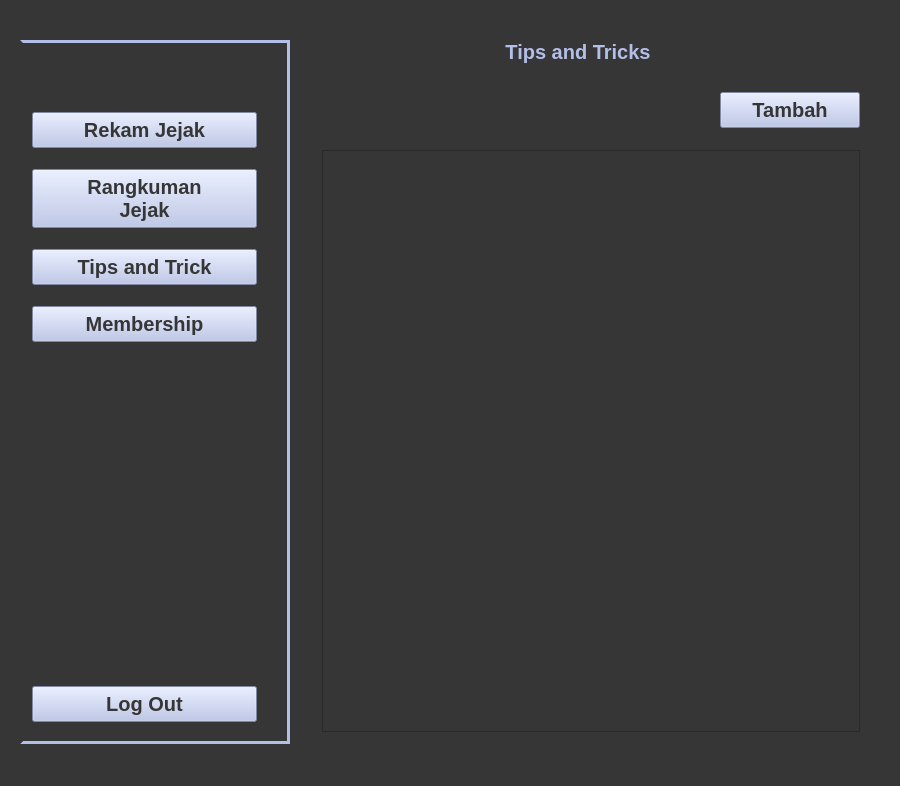
<?xml version="1.0" encoding="UTF-8"?>
<ui version="4.0">
 <class>MainWindow</class>
 <widget class="QMainWindow" name="MainWindow">
  <property name="geometry">
   <rect>
    <x>0</x>
    <y>0</y>
    <width>900</width>
    <height>786</height>
   </rect>
  </property>
  <property name="windowTitle">
   <string>MainWindow</string>
  </property>
  <property name="styleSheet">
   <string notr="true">background-color: rgb(54, 54, 54);</string>
  </property>
  <widget class="QWidget" name="centralwidget">
   <layout class="QGridLayout" name="gridLayout">
    <property name="leftMargin">
     <number>20</number>
    </property>
    <property name="topMargin">
     <number>20</number>
    </property>
    <property name="rightMargin">
     <number>20</number>
    </property>
    <property name="bottomMargin">
     <number>20</number>
    </property>
    <item row="0" column="0">
     <spacer name="horizontalSpacer">
      <property name="orientation">
       <enum>Qt::Horizontal</enum>
      </property>
      <property name="sizeType">
       <enum>QSizePolicy::Minimum</enum>
      </property>
      <property name="sizeHint" stdset="0">
       <size>
        <width>40</width>
        <height>20</height>
       </size>
      </property>
     </spacer>
    </item>
    <item row="4" column="2">
     <widget class="QLabel" name="entry_prev">
      <property name="cursor">
       <cursorShape>PointingHandCursor</cursorShape>
      </property>
      <property name="text">
       <string>&lt;html&gt;&lt;head/&gt;&lt;body&gt;&lt;p align=&quot;center&quot;&gt;&lt;img src=&quot;:/icon/img/backicon.png&quot;/&gt;&lt;/p&gt;&lt;/body&gt;&lt;/html&gt;</string>
      </property>
     </widget>
    </item>
    <item row="4" column="6">
     <widget class="QPushButton" name="btn_tambah">
      <property name="sizePolicy">
       <sizepolicy hsizetype="Minimum" vsizetype="Preferred">
        <horstretch>0</horstretch>
        <verstretch>0</verstretch>
       </sizepolicy>
      </property>
      <property name="minimumSize">
       <size>
        <width>140</width>
        <height>0</height>
       </size>
      </property>
      <property name="cursor">
       <cursorShape>PointingHandCursor</cursorShape>
      </property>
      <property name="styleSheet">
       <string notr="true">font-size: 15pt; background-color: rgb(179, 191, 232); font-weight: Bold;
color: rgb(54, 54, 54);
 padding: 5px;</string>
      </property>
      <property name="text">
       <string>Tambah</string>
      </property>
     </widget>
    </item>
    <item row="3" column="6">
     <spacer name="verticalSpacer_9">
      <property name="orientation">
       <enum>Qt::Vertical</enum>
      </property>
      <property name="sizeType">
       <enum>QSizePolicy::Fixed</enum>
      </property>
      <property name="sizeHint" stdset="0">
       <size>
        <width>20</width>
        <height>10</height>
       </size>
      </property>
     </spacer>
    </item>
    <item row="1" column="1" colspan="6">
     <widget class="QLabel" name="lbl_header">
      <property name="styleSheet">
       <string notr="true">font-size: 15pt; color: rgb(179, 191, 232); font-weight: Bold;</string>
      </property>
      <property name="text">
       <string>&lt;html&gt;&lt;head/&gt;&lt;body&gt;&lt;p align=&quot;center&quot;&gt;Tips and Tricks&lt;/p&gt;&lt;/body&gt;&lt;/html&gt;</string>
      </property>
     </widget>
    </item>
    <item row="0" column="6">
     <spacer name="horizontalSpacer_3">
      <property name="orientation">
       <enum>Qt::Horizontal</enum>
      </property>
      <property name="sizeType">
       <enum>QSizePolicy::Minimum</enum>
      </property>
      <property name="sizeHint" stdset="0">
       <size>
        <width>60</width>
        <height>20</height>
       </size>
      </property>
     </spacer>
    </item>
    <item row="5" column="6">
     <spacer name="verticalSpacer_10">
      <property name="orientation">
       <enum>Qt::Vertical</enum>
      </property>
      <property name="sizeType">
       <enum>QSizePolicy::Fixed</enum>
      </property>
      <property name="sizeHint" stdset="0">
       <size>
        <width>20</width>
        <height>10</height>
       </size>
      </property>
     </spacer>
    </item>
    <item row="1" column="0" rowspan="9">
     <widget class="QFrame" name="sidebarFrame">
      <property name="sizePolicy">
       <sizepolicy hsizetype="Minimum" vsizetype="Ignored">
        <horstretch>0</horstretch>
        <verstretch>0</verstretch>
       </sizepolicy>
      </property>
      <property name="minimumSize">
       <size>
        <width>270</width>
        <height>0</height>
       </size>
      </property>
      <property name="styleSheet">
       <string notr="true">QFrame#sidebarFrame{border-width: 3px; border-style: solid; border-color: rgb(179, 191, 232) rgb(179, 191, 232)  rgb(179, 191, 232) rgb(54, 54, 54) ;}</string>
      </property>
      <property name="frameShape">
       <enum>QFrame::StyledPanel</enum>
      </property>
      <property name="frameShadow">
       <enum>QFrame::Raised</enum>
      </property>
      <layout class="QVBoxLayout" name="verticalLayout">
       <property name="rightMargin">
        <number>30</number>
       </property>
       <item>
        <spacer name="verticalSpacer_6">
         <property name="orientation">
          <enum>Qt::Vertical</enum>
         </property>
         <property name="sizeType">
          <enum>QSizePolicy::Fixed</enum>
         </property>
         <property name="sizeHint" stdset="0">
          <size>
           <width>20</width>
           <height>10</height>
          </size>
         </property>
        </spacer>
       </item>
       <item>
        <widget class="QLabel" name="lbl_logo">
         <property name="sizePolicy">
          <sizepolicy hsizetype="Preferred" vsizetype="Maximum">
           <horstretch>0</horstretch>
           <verstretch>0</verstretch>
          </sizepolicy>
         </property>
         <property name="styleSheet">
          <string notr="true">border: none;</string>
         </property>
         <property name="text">
          <string>&lt;html&gt;&lt;head/&gt;&lt;body&gt;&lt;p align=&quot;center&quot;&gt;&lt;img src=&quot;:/logo/img/logo.png&quot;/&gt;&lt;/p&gt;&lt;/body&gt;&lt;/html&gt;</string>
         </property>
        </widget>
       </item>
       <item>
        <spacer name="verticalSpacer_7">
         <property name="orientation">
          <enum>Qt::Vertical</enum>
         </property>
         <property name="sizeType">
          <enum>QSizePolicy::Fixed</enum>
         </property>
         <property name="sizeHint" stdset="0">
          <size>
           <width>20</width>
           <height>30</height>
          </size>
         </property>
        </spacer>
       </item>
       <item>
        <widget class="QPushButton" name="btn_activity">
         <property name="cursor">
          <cursorShape>PointingHandCursor</cursorShape>
         </property>
         <property name="styleSheet">
          <string notr="true">font-size: 15pt; background-color: rgb(179, 191, 232); font-weight: Bold;
color: rgb(54, 54, 54);
 padding: 5px;</string>
         </property>
         <property name="text">
          <string>Rekam Jejak</string>
         </property>
        </widget>
       </item>
       <item>
        <spacer name="verticalSpacer_3">
         <property name="orientation">
          <enum>Qt::Vertical</enum>
         </property>
         <property name="sizeType">
          <enum>QSizePolicy::Fixed</enum>
         </property>
         <property name="sizeHint" stdset="0">
          <size>
           <width>20</width>
           <height>15</height>
          </size>
         </property>
        </spacer>
       </item>
       <item>
        <widget class="QPushButton" name="btn_summary">
         <property name="cursor">
          <cursorShape>PointingHandCursor</cursorShape>
         </property>
         <property name="styleSheet">
          <string notr="true">font-size: 15pt; background-color: rgb(179, 191, 232); font-weight: Bold;
color: rgb(54, 54, 54);
 padding: 5px;</string>
         </property>
         <property name="text">
          <string>Rangkuman
Jejak</string>
         </property>
        </widget>
       </item>
       <item>
        <spacer name="verticalSpacer_4">
         <property name="orientation">
          <enum>Qt::Vertical</enum>
         </property>
         <property name="sizeType">
          <enum>QSizePolicy::Fixed</enum>
         </property>
         <property name="sizeHint" stdset="0">
          <size>
           <width>20</width>
           <height>15</height>
          </size>
         </property>
        </spacer>
       </item>
       <item>
        <widget class="QPushButton" name="btn_tnt">
         <property name="cursor">
          <cursorShape>PointingHandCursor</cursorShape>
         </property>
         <property name="styleSheet">
          <string notr="true">font-size: 15pt; background-color: rgb(179, 191, 232); font-weight: Bold;
color: rgb(54, 54, 54);
 padding: 5px;</string>
         </property>
         <property name="text">
          <string>Tips and Trick</string>
         </property>
        </widget>
       </item>
       <item>
        <spacer name="verticalSpacer_5">
         <property name="orientation">
          <enum>Qt::Vertical</enum>
         </property>
         <property name="sizeType">
          <enum>QSizePolicy::Fixed</enum>
         </property>
         <property name="sizeHint" stdset="0">
          <size>
           <width>20</width>
           <height>15</height>
          </size>
         </property>
        </spacer>
       </item>
       <item>
        <widget class="QPushButton" name="btn_membership">
         <property name="cursor">
          <cursorShape>PointingHandCursor</cursorShape>
         </property>
         <property name="styleSheet">
          <string notr="true">font-size: 15pt; background-color: rgb(179, 191, 232); font-weight: Bold;
color: rgb(54, 54, 54);
 padding: 5px;</string>
         </property>
         <property name="text">
          <string>Membership</string>
         </property>
        </widget>
       </item>
       <item>
        <spacer name="verticalSpacer_2">
         <property name="orientation">
          <enum>Qt::Vertical</enum>
         </property>
         <property name="sizeHint" stdset="0">
          <size>
           <width>20</width>
           <height>40</height>
          </size>
         </property>
        </spacer>
       </item>
       <item>
        <widget class="QPushButton" name="btn_logout">
         <property name="cursor">
          <cursorShape>PointingHandCursor</cursorShape>
         </property>
         <property name="styleSheet">
          <string notr="true">font-size: 15pt; background-color: rgb(179, 191, 232); font-weight: Bold;
color: rgb(54, 54, 54);
 padding: 5px;</string>
         </property>
         <property name="text">
          <string>Log Out</string>
         </property>
        </widget>
       </item>
       <item>
        <spacer name="verticalSpacer_8">
         <property name="orientation">
          <enum>Qt::Vertical</enum>
         </property>
         <property name="sizeType">
          <enum>QSizePolicy::Fixed</enum>
         </property>
         <property name="sizeHint" stdset="0">
          <size>
           <width>20</width>
           <height>10</height>
          </size>
         </property>
        </spacer>
       </item>
      </layout>
     </widget>
    </item>
    <item row="0" column="5">
     <spacer name="horizontalSpacer_4">
      <property name="orientation">
       <enum>Qt::Horizontal</enum>
      </property>
      <property name="sizeType">
       <enum>QSizePolicy::Expanding</enum>
      </property>
      <property name="sizeHint" stdset="0">
       <size>
        <width>40</width>
        <height>20</height>
       </size>
      </property>
     </spacer>
    </item>
    <item row="6" column="7">
     <spacer name="verticalSpacer">
      <property name="orientation">
       <enum>Qt::Vertical</enum>
      </property>
      <property name="sizeHint" stdset="0">
       <size>
        <width>20</width>
        <height>40</height>
       </size>
      </property>
     </spacer>
    </item>
    <item row="0" column="1">
     <spacer name="horizontalSpacer_2">
      <property name="orientation">
       <enum>Qt::Horizontal</enum>
      </property>
      <property name="sizeType">
       <enum>QSizePolicy::Fixed</enum>
      </property>
      <property name="sizeHint" stdset="0">
       <size>
        <width>20</width>
        <height>20</height>
       </size>
      </property>
     </spacer>
    </item>
    <item row="0" column="3">
     <spacer name="horizontalSpacer_6">
      <property name="orientation">
       <enum>Qt::Horizontal</enum>
      </property>
      <property name="sizeType">
       <enum>QSizePolicy::Fixed</enum>
      </property>
      <property name="sizeHint" stdset="0">
       <size>
        <width>1</width>
        <height>20</height>
       </size>
      </property>
     </spacer>
    </item>
    <item row="0" column="2">
     <spacer name="horizontalSpacer_5">
      <property name="orientation">
       <enum>Qt::Horizontal</enum>
      </property>
      <property name="sizeType">
       <enum>QSizePolicy::Fixed</enum>
      </property>
      <property name="sizeHint" stdset="0">
       <size>
        <width>40</width>
        <height>20</height>
       </size>
      </property>
     </spacer>
    </item>
    <item row="0" column="4">
     <spacer name="horizontalSpacer_7">
      <property name="orientation">
       <enum>Qt::Horizontal</enum>
      </property>
      <property name="sizeType">
       <enum>QSizePolicy::Fixed</enum>
      </property>
      <property name="sizeHint" stdset="0">
       <size>
        <width>40</width>
        <height>20</height>
       </size>
      </property>
     </spacer>
    </item>
    <item row="4" column="4">
     <widget class="QLabel" name="entry_next">
      <property name="cursor">
       <cursorShape>PointingHandCursor</cursorShape>
      </property>
      <property name="text">
       <string>&lt;html&gt;&lt;head/&gt;&lt;body&gt;&lt;p align=&quot;center&quot;&gt;&lt;img src=&quot;:/icon/img/nexticon.png&quot;/&gt;&lt;/p&gt;&lt;/body&gt;&lt;/html&gt;</string>
      </property>
     </widget>
    </item>
    <item row="6" column="2" rowspan="2" colspan="5">
     <widget class="QScrollArea" name="mainScroll">
      <property name="sizePolicy">
       <sizepolicy hsizetype="Expanding" vsizetype="Expanding">
        <horstretch>0</horstretch>
        <verstretch>0</verstretch>
       </sizepolicy>
      </property>
      <property name="widgetResizable">
       <bool>true</bool>
      </property>
      <property name="alignment">
       <set>Qt::AlignLeading|Qt::AlignLeft|Qt::AlignTop</set>
      </property>
      <widget class="QWidget" name="wrap">
       <property name="geometry">
        <rect>
         <x>0</x>
         <y>0</y>
         <width>527</width>
         <height>558</height>
        </rect>
       </property>
       <layout class="QVBoxLayout" name="verticalLayout_2">
        <item>
         <layout class="QVBoxLayout" name="vcontent"/>
        </item>
       </layout>
      </widget>
     </widget>
    </item>
   </layout>
  </widget>
  <widget class="QMenuBar" name="menubar">
   <property name="geometry">
    <rect>
     <x>0</x>
     <y>0</y>
     <width>900</width>
     <height>26</height>
    </rect>
   </property>
  </widget>
  <widget class="QStatusBar" name="statusbar"/>
 </widget>
 <resources>
  <include location="../activity_main/sidebarres.qrc"/>
 </resources>
 <connections/>
</ui>
